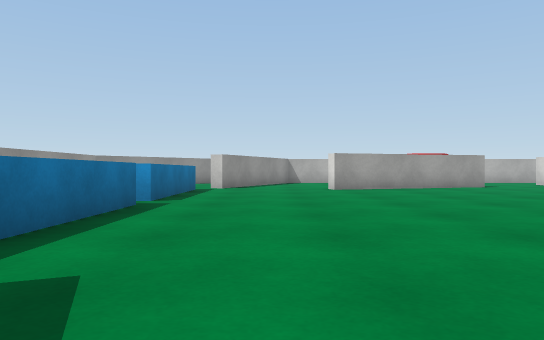
view 1 (above)

18 first-person views from a walk through a 3-D level made in the Unity game engine. The camera is 0.54 m above the floor, looks level and sees 70° across. The floor is counted in squares, 1 m on a side. Each view is taken from the middle of a square. On the plan, view 1 faces up. The plan holds only what a view shows up to about 10 squares ahead; the rest is blank. Surface patterns are stand-ins for the level's own textures.

view 2
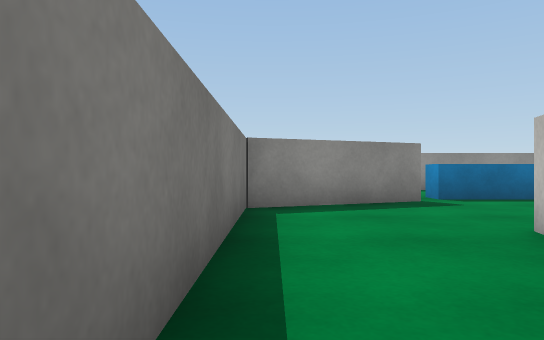

view 3
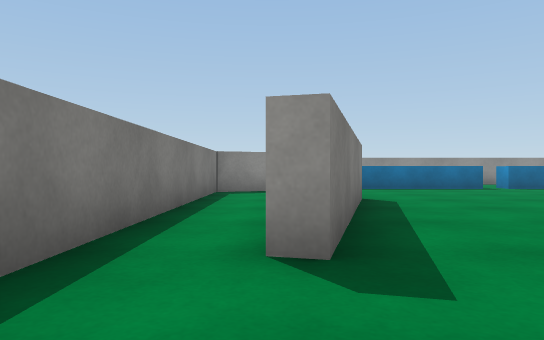

view 4
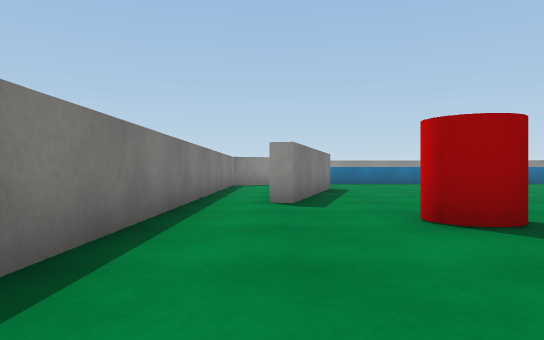

view 5
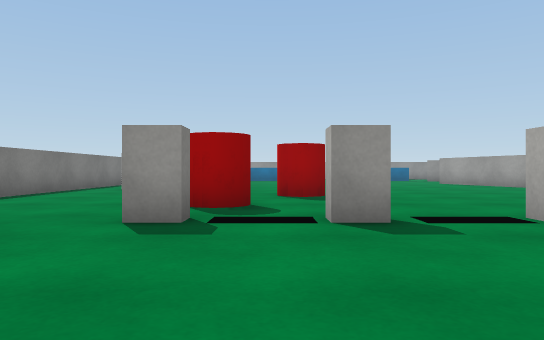

view 6
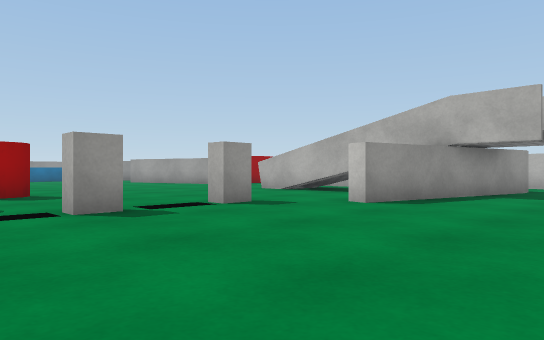

view 7
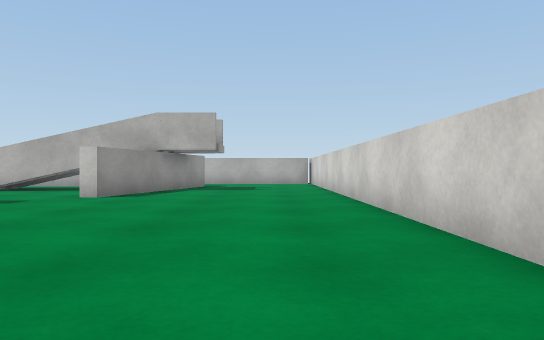

view 8
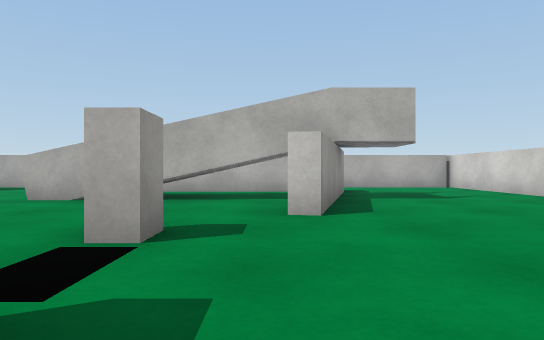

view 9
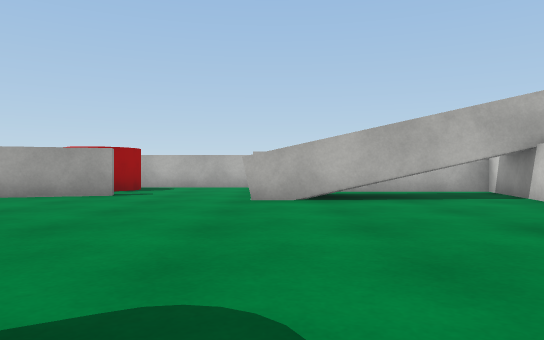

view 10
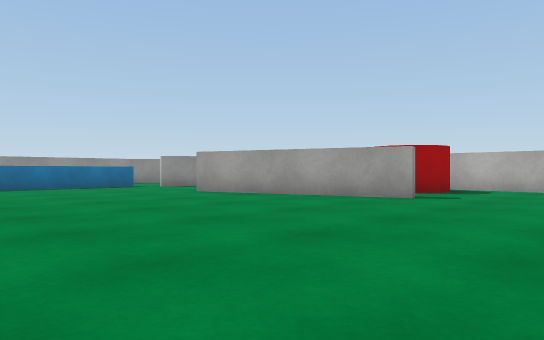

view 11
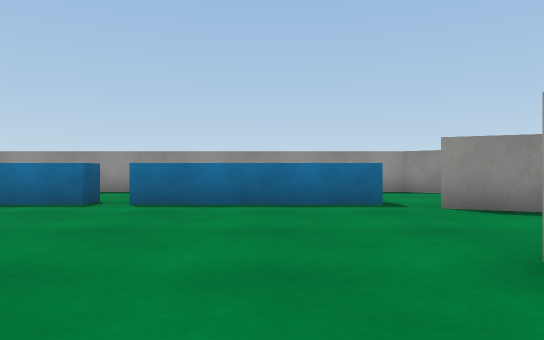

view 12
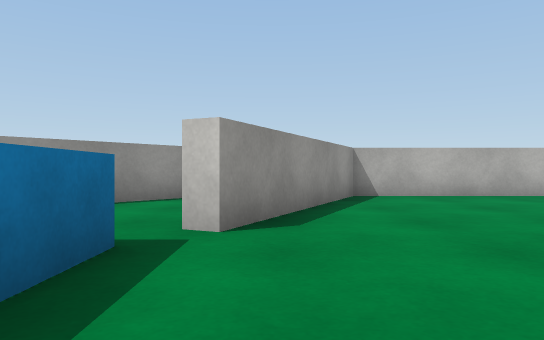

view 13
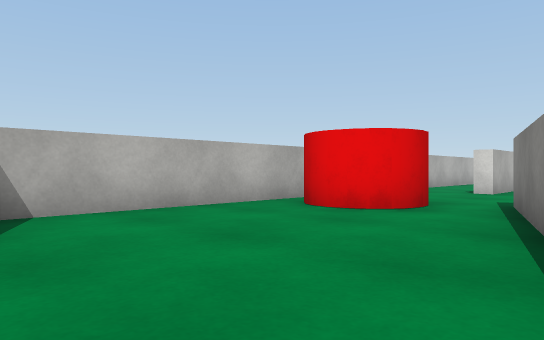

view 14
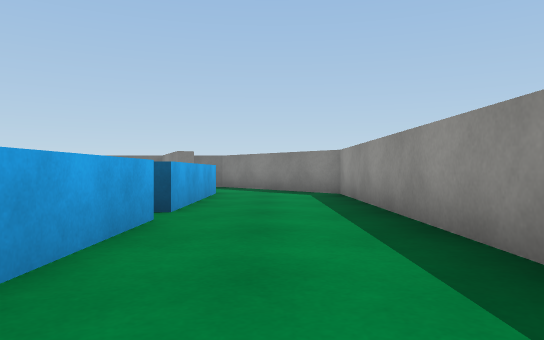

view 15
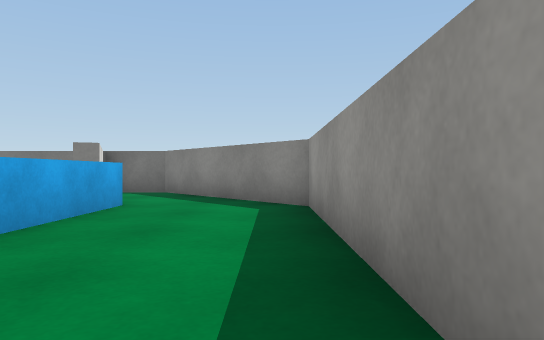

view 16
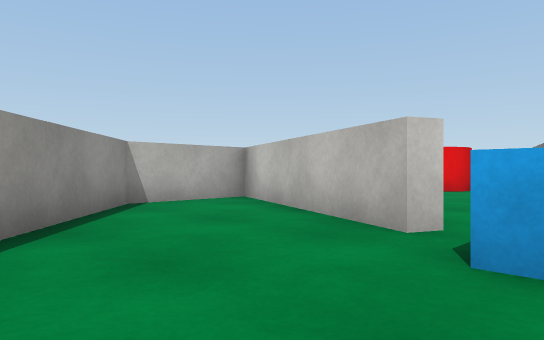

view 17
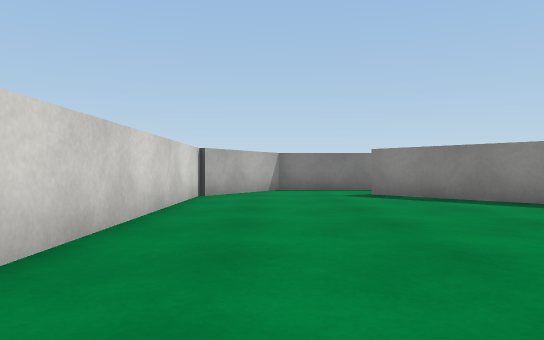

view 18
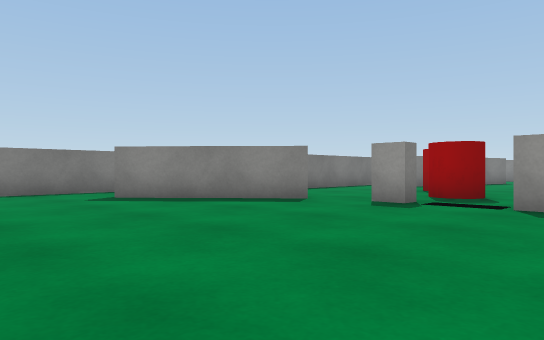

### Floor plan
Key: @ floor where view 1 was taken; # wall or solid block; . floor; ^ raised ledge; C red cylinder; B block; T thing the floor can be seen under or through.
Columns run from 6 left of view 1 to 20 right of it. Each row starts with its distance up from view 1.
 16    ############
 15   ##..#....CC....
 14  ##...#....CC...######....#
 13 ##...##..............#....#
 12 #....#....###...     T....#
 11 #.......###.....#TTTTT....#
 10 #...^................#....#
  9 #...^................#....#
  8 #...^.....................#
  7 #...^..............B......#
  6 #...^.....................#
  5 #...^..........C...B......#
  4 #...^......  ..C..........#
  3 #...^............C.B......#
  2 #...^..........C..........#
  1 ##..##..#####.......#.....#
  0  ##..#@.....#.......##....#
 -1   ##.#.............  #....#
 -2    ###############   #...##
 -3                      ...##
 -4                      ####

Where each view was taken, in squares from view 1:
view 1: 0 up, 0 right, facing up
view 2: 1 down, 5 right, facing left
view 3: 0 up, 9 right, facing left
view 4: 0 up, 13 right, facing left
view 5: 4 up, 17 right, facing left
view 6: 3 up, 18 right, facing up-left
view 7: 1 up, 18 right, facing up
view 8: 4 up, 14 right, facing up
view 9: 4 up, 10 right, facing up
view 10: 5 up, 10 right, facing up-left
view 11: 9 up, 4 right, facing left
view 12: 8 up, 1 left, facing up
view 13: 11 up, 0 right, facing up-right
view 14: 11 up, 4 left, facing down
view 15: 8 up, 5 left, facing down
view 16: 10 up, 5 left, facing up-right
view 17: 7 up, 18 right, facing down
view 18: 6 up, 19 right, facing down-left
